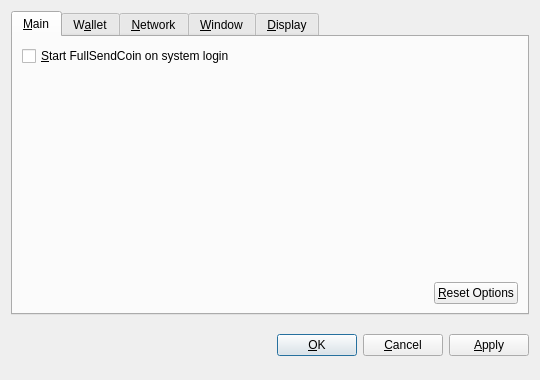
<?xml version="1.0" encoding="UTF-8"?>
<ui version="4.0">
 <class>OptionsDialog</class>
 <widget class="QDialog" name="OptionsDialog">
  <property name="geometry">
   <rect>
    <x>0</x>
    <y>0</y>
    <width>540</width>
    <height>380</height>
   </rect>
  </property>
  <property name="windowTitle">
   <string>Options</string>
  </property>
  <property name="modal">
   <bool>true</bool>
  </property>
  <layout class="QVBoxLayout" name="verticalLayout">
   <item>
    <widget class="QTabWidget" name="tabWidget">
     <property name="tabPosition">
      <enum>QTabWidget::North</enum>
     </property>
     <property name="currentIndex">
      <number>0</number>
     </property>
     <widget class="QWidget" name="tabMain">
      <attribute name="title">
       <string>&amp;Main</string>
      </attribute>
      <layout class="QVBoxLayout" name="verticalLayout_Main">
       <item>
        <widget class="QCheckBox" name="bitcoinAtStartup">
         <property name="toolTip">
          <string>Automatically start FullSendCoin after logging in to the system.</string>
         </property>
         <property name="text">
          <string>&amp;Start FullSendCoin on system login</string>
         </property>
        </widget>
       </item>
       <item>
        <spacer name="verticalSpacer_Main">
         <property name="orientation">
          <enum>Qt::Vertical</enum>
         </property>
         <property name="sizeHint" stdset="0">
          <size>
           <width>20</width>
           <height>40</height>
          </size>
         </property>
        </spacer>
       </item>
       <item>
        <layout class="QHBoxLayout" name="horizontalLayout_2_Main">
         <item>
          <spacer name="horizontalSpacer_2_Main">
           <property name="orientation">
            <enum>Qt::Horizontal</enum>
           </property>
           <property name="sizeHint" stdset="0">
            <size>
             <width>40</width>
             <height>20</height>
            </size>
           </property>
          </spacer>
         </item>
         <item>
          <widget class="QPushButton" name="resetButton">
           <property name="toolTip">
            <string>Reset all client options to default.</string>
           </property>
           <property name="text">
            <string>&amp;Reset Options</string>
           </property>
           <property name="autoDefault">
            <bool>false</bool>
           </property>
          </widget>
         </item>
        </layout>
       </item>
      </layout>
     </widget>
     <widget class="QWidget" name="tabWallet">
      <attribute name="title">
       <string>W&amp;allet</string>
      </attribute>
      <layout class="QVBoxLayout" name="verticalLayout_Network">
       <item>
        <widget class="QLabel" name="transactionFeeInfoLabel">
         <property name="text">
          <string>Optional transaction fee per kB that helps make sure your transactions are processed quickly. Most transactions are 1 kB.</string>
         </property>
         <property name="textFormat">
          <enum>Qt::PlainText</enum>
         </property>
         <property name="wordWrap">
          <bool>true</bool>
         </property>
        </widget>
       </item>
       <item>
        <layout class="QHBoxLayout" name="horizontalLayout_1_Main">
         <item>
          <widget class="QLabel" name="transactionFeeLabel">
           <property name="text">
            <string>Pay transaction &amp;fee</string>
           </property>
           <property name="textFormat">
            <enum>Qt::PlainText</enum>
           </property>
           <property name="buddy">
            <cstring>transactionFee</cstring>
           </property>
          </widget>
         </item>
         <item>
          <widget class="BitcoinAmountField" name="transactionFee"/>
         </item>
         <item>
          <spacer name="horizontalSpacer_1_Main">
           <property name="orientation">
            <enum>Qt::Horizontal</enum>
           </property>
           <property name="sizeHint" stdset="0">
            <size>
             <width>40</width>
             <height>20</height>
            </size>
           </property>
          </spacer>
         </item>
        </layout>
       </item>
       <item>
        <widget class="QLabel" name="label">
         <property name="text">
          <string>If you disable the spending of unconfirmed change, the change from a transaction cannot be used until that transaction has at least one confirmation. This also affects how your balance is computed.</string>
         </property>
         <property name="wordWrap">
          <bool>true</bool>
         </property>
        </widget>
       </item>
       <item>
        <widget class="QCheckBox" name="spendZeroConfChange">
         <property name="text">
          <string>Spend unconfirmed change  (experts only)</string>
         </property>
        </widget>
       </item>
       <item>
        <spacer name="verticalSpacer">
         <property name="orientation">
          <enum>Qt::Vertical</enum>
         </property>
         <property name="sizeHint" stdset="0">
          <size>
           <width>20</width>
           <height>40</height>
          </size>
         </property>
        </spacer>
       </item>
      </layout>
     </widget>
     <widget class="QWidget" name="tabNetwork">
      <attribute name="title">
       <string>&amp;Network</string>
      </attribute>
      <layout class="QVBoxLayout" name="verticalLayout_Network">
       <item>
        <widget class="QCheckBox" name="mapPortUpnp">
         <property name="toolTip">
          <string>Automatically open the FullSendCoin client port on the router. This only works when your router supports UPnP and it is enabled.</string>
         </property>
         <property name="text">
          <string>Map port using &amp;UPnP</string>
         </property>
        </widget>
       </item>
       <item>
        <widget class="QCheckBox" name="connectSocks">
         <property name="toolTip">
          <string>Connect to the FullSendCoin network through a SOCKS proxy (e.g. when connecting through Tor).</string>
         </property>
         <property name="text">
          <string>&amp;Connect through SOCKS proxy:</string>
         </property>
        </widget>
       </item>
       <item>
        <layout class="QHBoxLayout" name="horizontalLayout_Network">
         <item>
          <widget class="QLabel" name="proxyIpLabel">
           <property name="text">
            <string>Proxy &amp;IP:</string>
           </property>
           <property name="textFormat">
            <enum>Qt::PlainText</enum>
           </property>
           <property name="buddy">
            <cstring>proxyIp</cstring>
           </property>
          </widget>
         </item>
         <item>
          <widget class="QValidatedLineEdit" name="proxyIp">
           <property name="maximumSize">
            <size>
             <width>140</width>
             <height>16777215</height>
            </size>
           </property>
           <property name="toolTip">
            <string>IP address of the proxy (e.g. 127.0.0.1)</string>
           </property>
          </widget>
         </item>
         <item>
          <widget class="QLabel" name="proxyPortLabel">
           <property name="text">
            <string>&amp;Port:</string>
           </property>
           <property name="textFormat">
            <enum>Qt::PlainText</enum>
           </property>
           <property name="buddy">
            <cstring>proxyPort</cstring>
           </property>
          </widget>
         </item>
         <item>
          <widget class="QLineEdit" name="proxyPort">
           <property name="maximumSize">
            <size>
             <width>55</width>
             <height>16777215</height>
            </size>
           </property>
           <property name="toolTip">
            <string>Port of the proxy (e.g. 9050)</string>
           </property>
          </widget>
         </item>
         <item>
          <widget class="QLabel" name="socksVersionLabel">
           <property name="text">
            <string>SOCKS &amp;Version:</string>
           </property>
           <property name="textFormat">
            <enum>Qt::PlainText</enum>
           </property>
           <property name="buddy">
            <cstring>socksVersion</cstring>
           </property>
          </widget>
         </item>
         <item>
          <widget class="QValueComboBox" name="socksVersion">
           <property name="toolTip">
            <string>SOCKS version of the proxy (e.g. 5)</string>
           </property>
          </widget>
         </item>
         <item>
          <spacer name="horizontalSpacer_Network">
           <property name="orientation">
            <enum>Qt::Horizontal</enum>
           </property>
           <property name="sizeHint" stdset="0">
            <size>
             <width>40</width>
             <height>20</height>
            </size>
           </property>
          </spacer>
         </item>
        </layout>
       </item>
       <item>
        <spacer name="verticalSpacer_Network">
         <property name="orientation">
          <enum>Qt::Vertical</enum>
         </property>
         <property name="sizeHint" stdset="0">
          <size>
           <width>20</width>
           <height>40</height>
          </size>
         </property>
        </spacer>
       </item>
      </layout>
     </widget>
     <widget class="QWidget" name="tabWindow">
      <attribute name="title">
       <string>&amp;Window</string>
      </attribute>
      <layout class="QVBoxLayout" name="verticalLayout_Window">
       <item>
        <widget class="QCheckBox" name="minimizeToTray">
         <property name="toolTip">
          <string>Show only a tray icon after minimizing the window.</string>
         </property>
         <property name="text">
          <string>&amp;Minimize to the tray instead of the taskbar</string>
         </property>
        </widget>
       </item>
       <item>
        <widget class="QCheckBox" name="minimizeOnClose">
         <property name="toolTip">
          <string>Minimize instead of exit the application when the window is closed. When this option is enabled, the application will be closed only after selecting Quit in the menu.</string>
         </property>
         <property name="text">
          <string>M&amp;inimize on close</string>
         </property>
        </widget>
       </item>
       <item>
        <spacer name="verticalSpacer_Window">
         <property name="orientation">
          <enum>Qt::Vertical</enum>
         </property>
         <property name="sizeHint" stdset="0">
          <size>
           <width>20</width>
           <height>40</height>
          </size>
         </property>
        </spacer>
       </item>
      </layout>
     </widget>
     <widget class="QWidget" name="tabDisplay">
      <attribute name="title">
       <string>&amp;Display</string>
      </attribute>
      <layout class="QVBoxLayout" name="verticalLayout_Display">
       <item>
        <layout class="QHBoxLayout" name="horizontalLayout_1_Display">
         <item>
          <widget class="QLabel" name="langLabel">
           <property name="text">
            <string>User Interface &amp;language:</string>
           </property>
           <property name="textFormat">
            <enum>Qt::PlainText</enum>
           </property>
           <property name="buddy">
            <cstring>lang</cstring>
           </property>
          </widget>
         </item>
         <item>
          <widget class="QValueComboBox" name="lang">
           <property name="toolTip">
            <string>The user interface language can be set here. This setting will take effect after restarting FullSendCoin.</string>
           </property>
          </widget>
         </item>
        </layout>
       </item>
       <item>
        <layout class="QHBoxLayout" name="horizontalLayout_2_Display">
         <item>
          <widget class="QLabel" name="unitLabel">
           <property name="text">
            <string>&amp;Unit to show amounts in:</string>
           </property>
           <property name="textFormat">
            <enum>Qt::PlainText</enum>
           </property>
           <property name="buddy">
            <cstring>unit</cstring>
           </property>
          </widget>
         </item>
         <item>
          <widget class="QValueComboBox" name="unit">
           <property name="toolTip">
            <string>Choose the default subdivision unit to show in the interface and when sending coins.</string>
           </property>
          </widget>
         </item>
        </layout>
       </item>
       <item>
        <widget class="QCheckBox" name="displayAddresses">
         <property name="toolTip">
          <string>Whether to show FullSendCoin addresses in the transaction list or not.</string>
         </property>
         <property name="text">
          <string>&amp;Display addresses in transaction list</string>
         </property>
        </widget>
       </item>
       <item>
        <widget class="QCheckBox" name="coinControlFeatures">
         <property name="toolTip">
          <string>Whether to show coin control features or not.</string>
         </property>
         <property name="text">
          <string>Display coin &amp;control features (experts only!)</string>
         </property>
        </widget>
       </item>
       <item>
        <spacer name="verticalSpacer_Display">
         <property name="orientation">
          <enum>Qt::Vertical</enum>
         </property>
         <property name="sizeHint" stdset="0">
          <size>
           <width>20</width>
           <height>40</height>
          </size>
         </property>
        </spacer>
       </item>
      </layout>
     </widget>
    </widget>
   </item>
   <item>
    <layout class="QHBoxLayout" name="horizontalLayout_Buttons">
     <item>
      <spacer name="horizontalSpacer_1">
       <property name="orientation">
        <enum>Qt::Horizontal</enum>
       </property>
       <property name="sizeHint" stdset="0">
        <size>
         <width>40</width>
         <height>48</height>
        </size>
       </property>
      </spacer>
     </item>
     <item>
      <widget class="QLabel" name="statusLabel">
       <property name="font">
        <font>
         <weight>75</weight>
         <bold>true</bold>
        </font>
       </property>
       <property name="text">
        <string/>
       </property>
       <property name="textFormat">
        <enum>Qt::PlainText</enum>
       </property>
       <property name="wordWrap">
        <bool>true</bool>
       </property>
      </widget>
     </item>
     <item>
      <spacer name="horizontalSpacer_2">
       <property name="orientation">
        <enum>Qt::Horizontal</enum>
       </property>
       <property name="sizeHint" stdset="0">
        <size>
         <width>40</width>
         <height>48</height>
        </size>
       </property>
      </spacer>
     </item>
     <item>
      <widget class="QPushButton" name="okButton">
       <property name="text">
        <string>&amp;OK</string>
       </property>
      </widget>
     </item>
     <item>
      <widget class="QPushButton" name="cancelButton">
       <property name="text">
        <string>&amp;Cancel</string>
       </property>
       <property name="autoDefault">
        <bool>false</bool>
       </property>
      </widget>
     </item>
     <item>
      <widget class="QPushButton" name="applyButton">
       <property name="text">
        <string>&amp;Apply</string>
       </property>
       <property name="autoDefault">
        <bool>false</bool>
       </property>
      </widget>
     </item>
    </layout>
   </item>
  </layout>
 </widget>
 <customwidgets>
  <customwidget>
   <class>BitcoinAmountField</class>
   <extends>QSpinBox</extends>
   <header>bitcoinamountfield.h</header>
  </customwidget>
  <customwidget>
   <class>QValueComboBox</class>
   <extends>QComboBox</extends>
   <header>qvaluecombobox.h</header>
  </customwidget>
  <customwidget>
   <class>QValidatedLineEdit</class>
   <extends>QLineEdit</extends>
   <header>qvalidatedlineedit.h</header>
  </customwidget>
 </customwidgets>
 <resources/>
 <connections/>
</ui>
